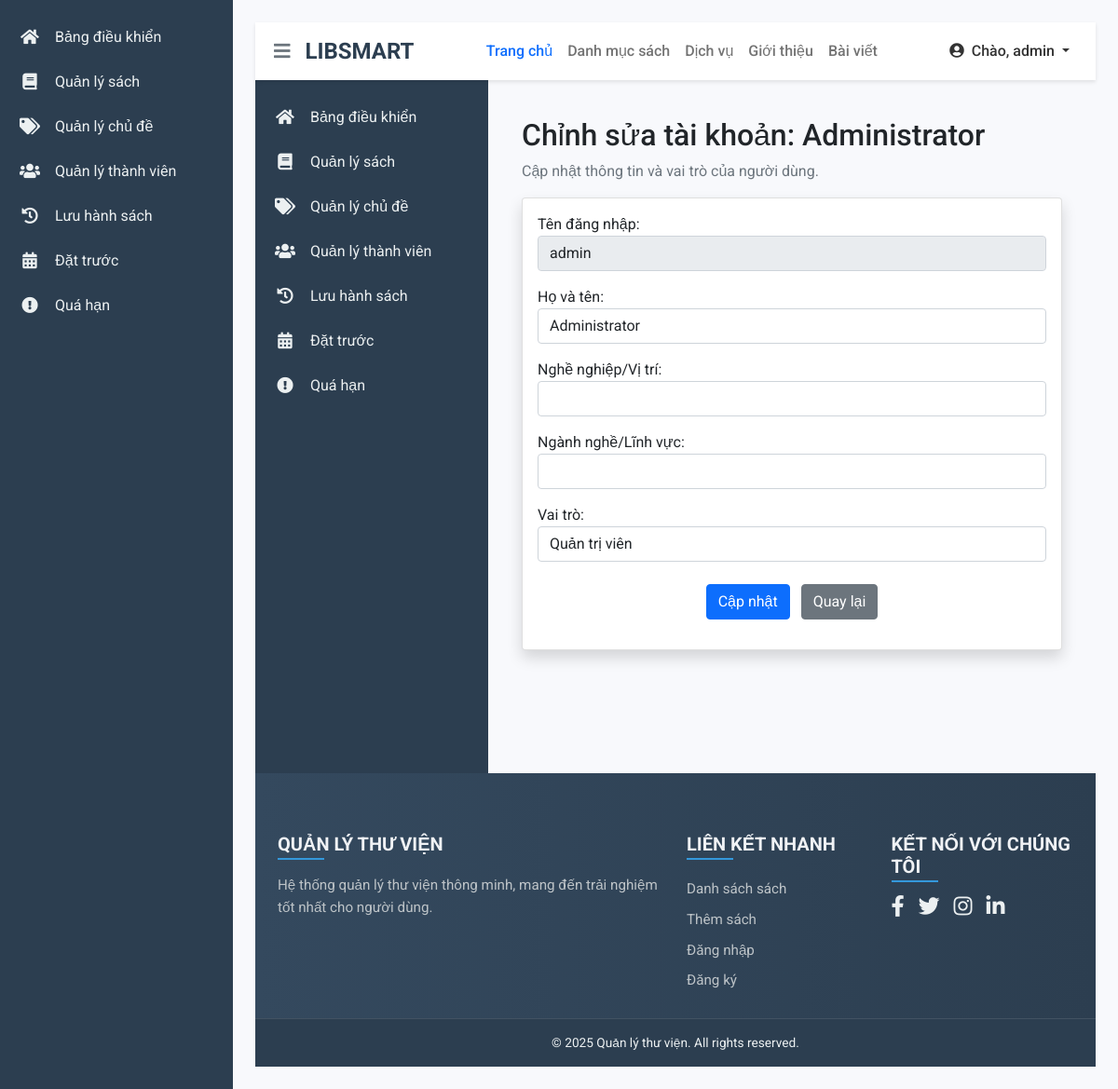
Screenshot of /account/edit/1 (signed in) with the database file from the repository.
### tables this page shows
CREATE TABLE `accounts` (
  `id` int(11) NOT NULL AUTO_INCREMENT,
  `username` varchar(255) NOT NULL,
  `fullname` varchar(255) NOT NULL,
  `password` varchar(255) NOT NULL,
  `email` varchar(255) DEFAULT NULL,
  `role` varchar(50) NOT NULL DEFAULT 'member',
  `is_verified` tinyint(1) NOT NULL DEFAULT 0 COMMENT '0=chưa xác thực, 1=đã xác thực',
  `created_at` timestamp NOT NULL DEFAULT CURRENT_TIMESTAMP,
  `verification_token` varchar(100) DEFAULT NULL,
  `token_expiry` datetime DEFAULT NULL,
  `profession` varchar(255) DEFAULT NULL,
  `industry` varchar(255) DEFAULT NULL,
  PRIMARY KEY (`id`),
  UNIQUE KEY `username` (`username`)
);

### app/controllers/AccountController.php (called while the page is built, shortened)
<?php
require_once ROOT_PATH . '/app/models/AccountModel.php';
class AccountController {
    private $accountModel;
    public function __construct($db) {
        $this->db = $db;
        $this->accountModel = new AccountModel($this->db);
    }
    public function edit($id) {
        $account = $this->accountModel->getAccountById($id);
        include ROOT_PATH . '/app/views/account/edit.php';
        include ROOT_PATH . '/app/views/shares/admin_layout.php';
    }
}

### app/models/AccountModel.php (called while the page is built, shortened)
<?php
class AccountModel {
    private $conn;
    private $table_name = "accounts";
    public function __construct($db) {
        $this->conn = $db;
    }
    public function getAccountById($id) {
        $query = "SELECT * FROM " . $this->table_name . " WHERE id = :id LIMIT 1";
        $stmt = $this->conn->prepare($query);
        $stmt->bindParam(":id", $id, PDO::PARAM_INT);
        $stmt->execute();
        return $stmt->fetch(PDO::FETCH_OBJ);
    }
}

### app/views/account/edit.php (the view, shortened to what this page needs)
<div class="container-fluid admin-content-container py-3">
    <h1 class="h2 page-title">Chỉnh sửa tài khoản: <?= htmlspecialchars($account->fullname ?? 'N/A') ?></h1>
    <p class="text-muted">Cập nhật thông tin và vai trò của người dùng.</p>
    <div class="card shadow mb-4">
        <div class="card-body">
            <?php if (isset($account)): ?>
                <form action="/Account/edit/<?= $account->id ?>" method="POST">
                    <div class="form-group mb-3">
                        <label for="username">Tên đăng nhập:</label>
                        <input type="text" id="username" name="username" class="form-control" value="<?= htmlspecialchars($account->username) ?>" readonly>
                    </div>
                    <div class="form-group mb-3">
                        <label for="fullname">Họ và tên:</label>
                        <input type="text" id="fullname" name="fullname" class="form-control" value="<?= htmlspecialchars($_POST['fullname'] ?? $account->fullname) ?>" required>
                    </div>
                    <div class="form-group mb-3">
                        <label for="profession">Nghề nghiệp/Vị trí:</label>
                        <input type="text" id="profession" name="profession" class="form-control" value="<?= htmlspecialchars($_POST['profession'] ?? $account->profession ?? '') ?>">
                    </div>
                    <div class="form-group mb-3">
                        <label for="industry">Ngành nghề/Lĩnh vực:</label>
                        <input type="text" id="industry" name="industry" class="form-control" value="<?= htmlspecialchars($_POST['industry'] ?? $account->industry ?? '') ?>">
                    </div>
                    <div class="form-group mb-3">
                        <label for="role">Vai trò:</label>
                        <select id="role" name="role" class="form-control" required>
                            <option value="admin" <?= (($account->role ?? 'user') === 'admin') ? 'selected' : '' ?>>Quản trị viên</option>
                        </select>
                    </div>
                    <div class="text-center mt-4">
                        <button type="submit" class="btn btn-primary mx-1">Cập nhật</button>
                        <a href="/Account/manage" class="btn btn-secondary mx-1">Quay lại</a>
                    </div>
                </form>
            <?php else: ?>
                <div class="alert alert-danger text-center">
                    <h4>Không tìm thấy thông tin tài khoản này!</h4>
                </div>
            <?php endif; ?>
        </div>
    </div>
</div>
<?php
include 'app/views/shares/admin_layout.php';
?>

### app/views/shares/header.php (style rules this page uses)
body { font-family: 'Roboto', sans-serif; background-color: #f8f9fa; }

### app/views/shares/footer.php (style rules this page uses)
body { display: flex; flex-direction: column; min-height: 100vh; }

### app/views/shares/admin_layout.php (style rules this page uses)
body { overflow-x: hidden; }

### rows the page displays
accounts: fullname "Administrator", username "admin", role "Quản trị viên"

### other values shown
$_SESSION['username'] "admin"
